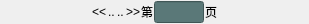
<?xml version="1.0" encoding="UTF-8"?>
<ui version="4.0">
 <class>PageWidget</class>
 <widget class="QWidget" name="PageWidget">
  <property name="geometry">
   <rect>
    <x>0</x>
    <y>0</y>
    <width>309</width>
    <height>24</height>
   </rect>
  </property>
  <property name="windowTitle">
   <string>Form</string>
  </property>
  <property name="styleSheet">
   <string notr="true">font: 10pt &quot;黑体&quot;;</string>
  </property>
  <layout class="QHBoxLayout" name="horizontalLayout">
   <property name="spacing">
    <number>1</number>
   </property>
   <property name="leftMargin">
    <number>0</number>
   </property>
   <property name="topMargin">
    <number>0</number>
   </property>
   <property name="rightMargin">
    <number>0</number>
   </property>
   <property name="bottomMargin">
    <number>0</number>
   </property>
   <item>
    <spacer name="horizontalSpacer_2">
     <property name="orientation">
      <enum>Qt::Horizontal</enum>
     </property>
     <property name="sizeHint" stdset="0">
      <size>
       <width>40</width>
       <height>20</height>
      </size>
     </property>
    </spacer>
   </item>
   <item>
    <widget class="QLabel" name="previousPageLabel">
     <property name="toolTip">
      <string>上一页</string>
     </property>
     <property name="styleSheet">
      <string notr="true">QLabel:hover{background:rgb(97, 97, 97);}</string>
     </property>
     <property name="text">
      <string>&lt;&lt;</string>
     </property>
    </widget>
   </item>
   <item>
    <widget class="QWidget" name="leftPagesWidget" native="true">
     <property name="styleSheet">
      <string notr="true"/>
     </property>
    </widget>
   </item>
   <item>
    <widget class="QLabel" name="leftSeparateLabel">
     <property name="toolTip">
      <string>下一页</string>
     </property>
     <property name="styleSheet">
      <string notr="true">QLabel:hover{background:rgb(97, 97, 97);}</string>
     </property>
     <property name="text">
      <string>..</string>
     </property>
    </widget>
   </item>
   <item>
    <widget class="QWidget" name="centerPagesWidget" native="true">
     <property name="styleSheet">
      <string notr="true">QWidget:hover{background:rgb(97, 97, 97);}</string>
     </property>
    </widget>
   </item>
   <item>
    <widget class="QLabel" name="rightSeparateLabel">
     <property name="toolTip">
      <string>下一页</string>
     </property>
     <property name="autoFillBackground">
      <bool>false</bool>
     </property>
     <property name="styleSheet">
      <string notr="true">QLabel:hover{background:rgb(97, 97, 97);}</string>
     </property>
     <property name="text">
      <string>..</string>
     </property>
    </widget>
   </item>
   <item>
    <widget class="QWidget" name="rightPagesWidget" native="true">
     <property name="styleSheet">
      <string notr="true"/>
     </property>
    </widget>
   </item>
   <item>
    <widget class="QLabel" name="nextPageLabel">
     <property name="toolTip">
      <string>下一页</string>
     </property>
     <property name="styleSheet">
      <string notr="true">QLabel:hover{background:rgb(97, 97, 97);}</string>
     </property>
     <property name="text">
      <string>&gt;&gt;</string>
     </property>
    </widget>
   </item>
   <item>
    <widget class="QLabel" name="label">
     <property name="text">
      <string>第</string>
     </property>
    </widget>
   </item>
   <item>
    <widget class="QLineEdit" name="pageLineEdit">
     <property name="minimumSize">
      <size>
       <width>50</width>
       <height>0</height>
      </size>
     </property>
     <property name="maximumSize">
      <size>
       <width>50</width>
       <height>16777215</height>
      </size>
     </property>
     <property name="styleSheet">
      <string notr="true">background-color: rgb(90, 120, 120);</string>
     </property>
     <property name="alignment">
      <set>Qt::AlignCenter</set>
     </property>
    </widget>
   </item>
   <item>
    <widget class="QLabel" name="label_2">
     <property name="text">
      <string>页</string>
     </property>
    </widget>
   </item>
   <item>
    <spacer name="horizontalSpacer">
     <property name="orientation">
      <enum>Qt::Horizontal</enum>
     </property>
     <property name="sizeHint" stdset="0">
      <size>
       <width>45</width>
       <height>20</height>
      </size>
     </property>
    </spacer>
   </item>
  </layout>
 </widget>
 <resources/>
 <connections/>
</ui>
